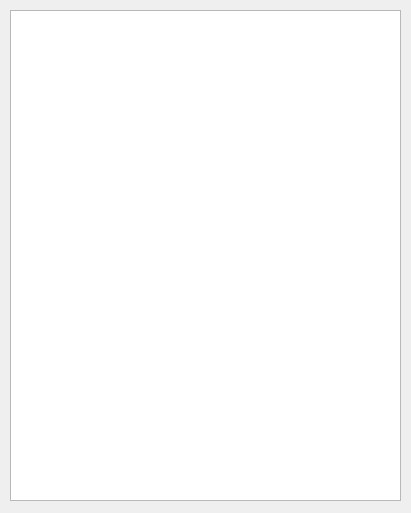
<?xml version="1.0" encoding="UTF-8"?>
<ui version="4.0">
 <class>window_arbo</class>
 <widget class="QWidget" name="window_arbo">
  <property name="geometry">
   <rect>
    <x>0</x>
    <y>0</y>
    <width>411</width>
    <height>513</height>
   </rect>
  </property>
  <property name="windowTitle">
   <string>Form</string>
  </property>
  <widget class="QTreeView" name="treeView">
   <property name="geometry">
    <rect>
     <x>10</x>
     <y>10</y>
     <width>391</width>
     <height>491</height>
    </rect>
   </property>
  </widget>
 </widget>
 <resources/>
 <connections/>
</ui>
